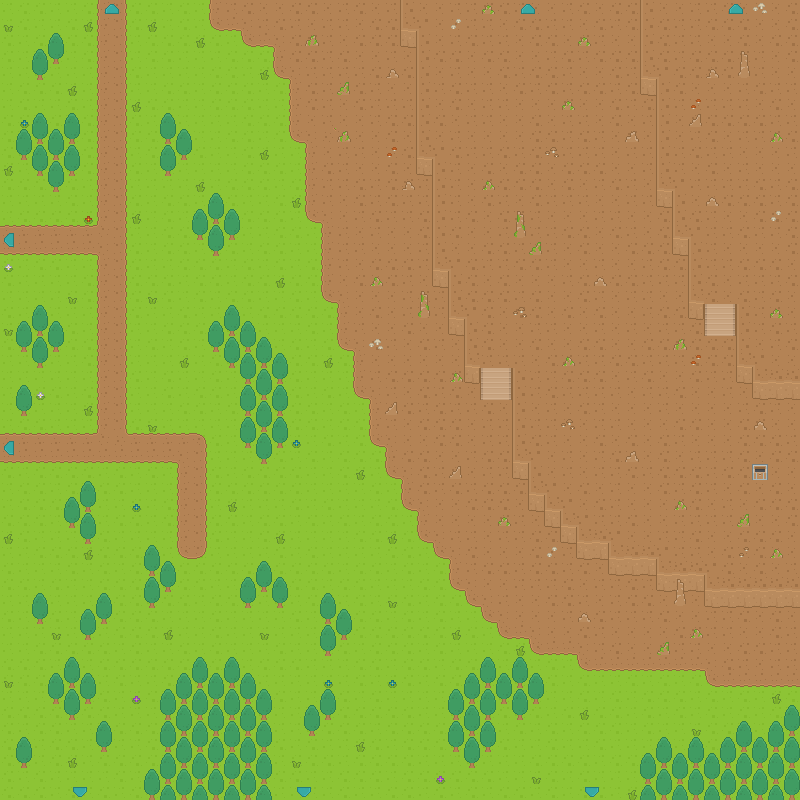

A 2D game scene composited from a Tiled map and its tileset images. What follows is a short description and the map's XML, with each tile layer's data collapsed to a summary:
An orthogonal 50x50 tile map with 16x16 px tiles, 4 tile layers (Ground Terrain, Ground Overlay, Deco0, Above0), 7 hidden layers not drawn.

<map version="1.5" tiledversion="1.7.1" orientation="orthogonal" renderorder="right-down" width="50" height="50" tilewidth="16" tileheight="16" infinite="0" nextlayerid="13" nextobjectid="1">
 <editorsettings>
  <export target="The Rocky Ascent.json" format="json" />
 </editorsettings>
 <tileset firstgid="1" source="roguelikeSheet.tsx" />
 <layer id="1" name="Ground Terrain" width="50" height="50">
  <data>[2500 cells, 2500 non-empty, 2 distinct tile ids]</data>
 </layer>
 <layer id="4" name="Ground Overlay" width="50" height="50">
  <data>[2500 cells, 1278 non-empty, 17 distinct tile ids]</data>
 </layer>
 <layer id="2" name="Deco0" width="50" height="50">
  <data>[2500 cells, 331 non-empty, 36 distinct tile ids]</data>
 </layer>
 <layer id="5" name="Above0" width="50" height="50">
  <data>[2500 cells, 67 non-empty, 3 distinct tile ids]</data>
 </layer>
 <layer id="6" name="Collision" width="50" height="50" visible="0">
  <data>[2500 cells, 349 non-empty, 7 distinct tile ids]</data>
 </layer>
 <layer id="7" name="The Village:3168:-1:left:" width="50" height="50" visible="0">
  <data>[2500 cells, 4 non-empty, 2 distinct tile ids]</data>
 </layer>
 <layer id="8" name="The Flaming Sea:-1:32:down:" width="50" height="50" visible="0">
  <data>[2500 cells, 6 non-empty, 2 distinct tile ids]</data>
 </layer>
 <layer id="12" name="The Foothills:-1:3168:up:" width="50" height="50" visible="0">
  <data>[2500 cells, 6 non-empty, 2 distinct tile ids]</data>
 </layer>
 <layer id="10" name="Npc:billy:Billy:" width="50" height="50" visible="0">
  <data>[2500 cells, 1 non-empty, 1 distinct tile ids]</data>
 </layer>
 <layer id="11" name="WayPoint:billy:waypoint:" width="50" height="50" visible="0">
  <data>[2500 cells, 8 non-empty, 1 distinct tile ids]</data>
 </layer>
 <layer id="9" name="Broken Sword:activator:" width="50" height="50" visible="0">
  <data>[2500 cells, 12 non-empty, 1 distinct tile ids]</data>
 </layer>
</map>
